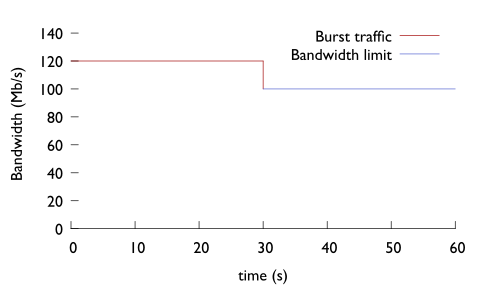

This chart was generated by the following gnuplot code:
set terminal pdfcairo font "Gill Sans,9" linewidth 1 rounded fontscale 1.0
set output "traffic-burst.pdf

# Line style for grid
set style line 81 lt 0  # dashed
set style line 81 lt rgb "#808080"  # grey

set style line 1 lt rgb "#A00000" lw 0.5 pt 1
set style line 2 lt rgb "#00A000" lw 0.5 pt 6
set style line 3 lt rgb "#5060D0" lw 1 pt 2
set style line 4 lt rgb "#F25900" lw 1 pt 9

#set grid back linestyle 81
set border 1 back 

set xtics nomirror
set ytics nomirror

set xrange[0:60]
set yrange[0:150]

set xlabel 'time (s)'
set ylabel 'Bandwidth (Mb/s)'

$data << EOD
0   120   30  0 0xA00000
30  120   0   -20 0xA00000


30  100   30 0 0x5060D0
EOD


plot "$data" i 0 using 1:2:3:4:5 with vectors nohead lw 1 lc rgb variable title "Burst traffic", \
	  ""     i 1 using 1:2:3:4:5 w vectors nohead lw 1 lc rgb variable title "Bandwidth limit"
